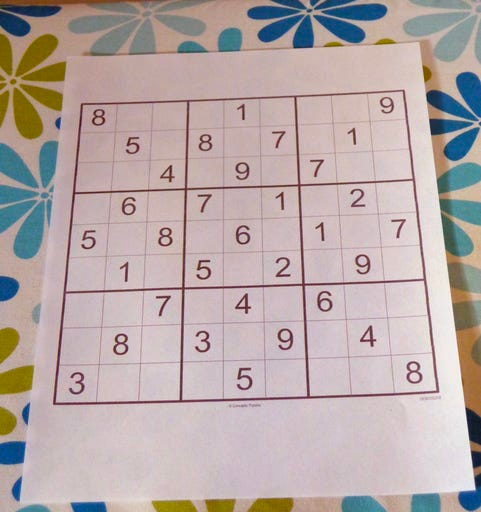
#> input picture backends/ai-backend/src/sudokuSolver/Resources/img.png, 481 x 512 px
$ python -i imagePreprocessing.py   (imports and definitions only)
#> lines starting #> are read from the running program, lines starting #| are printed output that depends on the picture; after the words box and inside, x2 and y2 are one past the last pixel; in counts of white or black regions, pixels touching at a corner belong together
#> further down, picture is the input picture: shape (512, 481, 3); mean B, G, R 167.2, 168.9, 182.8
import cv2


def image_preprocess(initial_image):
    grayscale_image = cv2.cvtColor(initial_image, cv2.COLOR_BGR2GRAY)
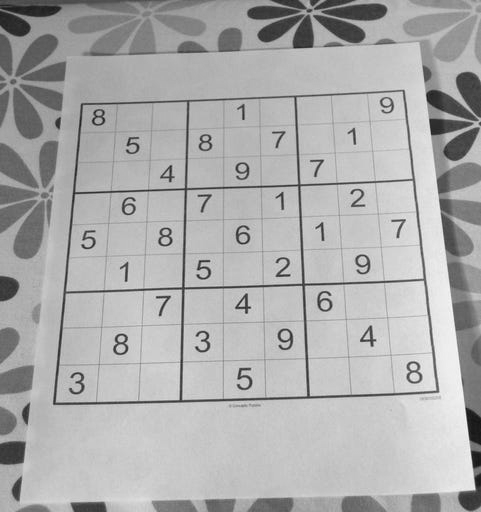
#> grayscale_image: shape (512, 481); min 21, max 250, mean 172.8
    blured_image = cv2.GaussianBlur(grayscale_image, (5, 5), 0)
    threshold_image = cv2.adaptiveThreshold(blured_image, 255, 1, 1, 11, 2)
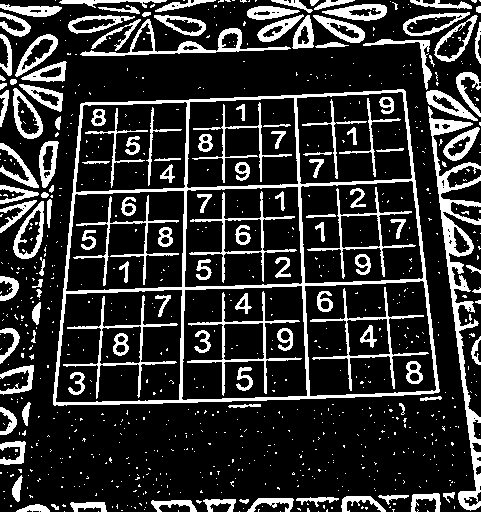
#> threshold_image: shape (512, 481); 19.2% white; 833 white regions (704 under 20 px), largest, box (x1, y1, x2, y2) and area: (53, 89, 440, 406) 8521, (428, 106, 481, 511) 4167, (80, 19, 291, 56) 1262

    return threshold_image

>>> import cv2
>>> picture = cv2.imread('../Resources/img.png')
>>> result = image_preprocess(picture)
